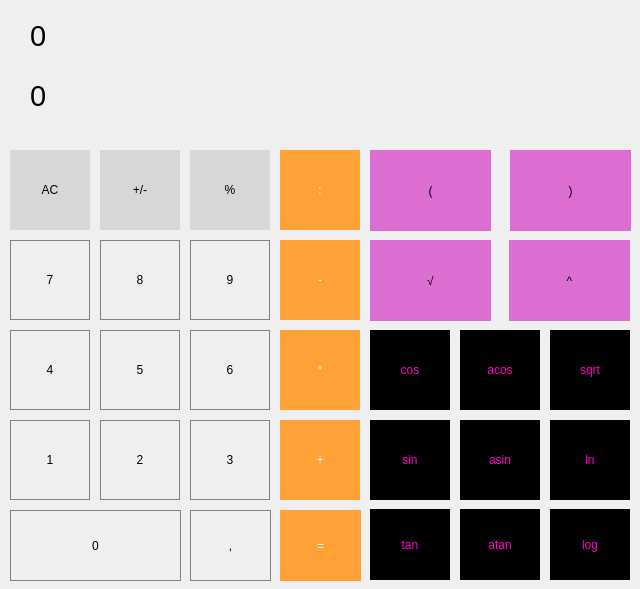
<?xml version="1.0" encoding="UTF-8"?>
<ui version="4.0">
 <class>MainWindow</class>
 <widget class="QMainWindow" name="MainWindow">
  <property name="geometry">
   <rect>
    <x>0</x>
    <y>0</y>
    <width>640</width>
    <height>589</height>
   </rect>
  </property>
  <property name="windowTitle">
   <string>MainWindow</string>
  </property>
  <widget class="QWidget" name="centralwidget">
   <widget class="QLabel" name="label">
    <property name="geometry">
     <rect>
      <x>30</x>
      <y>10</y>
      <width>551</width>
      <height>51</height>
     </rect>
    </property>
    <property name="font">
     <font>
      <pointsize>22</pointsize>
     </font>
    </property>
    <property name="text">
     <string>0</string>
    </property>
   </widget>
   <widget class="QPushButton" name="pushButton_7">
    <property name="geometry">
     <rect>
      <x>10</x>
      <y>240</y>
      <width>80</width>
      <height>80</height>
     </rect>
    </property>
    <property name="styleSheet">
     <string notr="true">QPushButton {
	font: 20pt &quot;.AppleSystemUIFont&quot;;
	border: 0.5px solid grey;
}
QPushButton:pressed {
	background-color: rgb(242, 82, 208);
}</string>
    </property>
    <property name="text">
     <string>7</string>
    </property>
   </widget>
   <widget class="QPushButton" name="pushButton_8">
    <property name="geometry">
     <rect>
      <x>100</x>
      <y>240</y>
      <width>80</width>
      <height>80</height>
     </rect>
    </property>
    <property name="styleSheet">
     <string notr="true">QPushButton {
	font: 20pt &quot;.AppleSystemUIFont&quot;;
	border: 0.5px solid grey;
}
QPushButton:pressed {
	background-color: rgb(242, 82, 208);
}</string>
    </property>
    <property name="text">
     <string>8</string>
    </property>
   </widget>
   <widget class="QPushButton" name="pushButton_9">
    <property name="enabled">
     <bool>true</bool>
    </property>
    <property name="geometry">
     <rect>
      <x>190</x>
      <y>240</y>
      <width>80</width>
      <height>80</height>
     </rect>
    </property>
    <property name="styleSheet">
     <string notr="true">QPushButton {
	font: 20pt &quot;.AppleSystemUIFont&quot;;
	border: 0.5px solid grey;
}
QPushButton:pressed {
	background-color: rgb(242, 82, 208);
}</string>
    </property>
    <property name="text">
     <string>9</string>
    </property>
   </widget>
   <widget class="QPushButton" name="pushButton_sub">
    <property name="geometry">
     <rect>
      <x>280</x>
      <y>240</y>
      <width>80</width>
      <height>80</height>
     </rect>
    </property>
    <property name="styleSheet">
     <string notr="true">QPushButton {
	background-color: rgb(255, 161, 54);
	border: 0.1px solid grey;
color: white;
	font: 18pt &quot;.AppleSystemUIFont&quot;;
}</string>
    </property>
    <property name="text">
     <string>-</string>
    </property>
   </widget>
   <widget class="QPushButton" name="pushButton_6">
    <property name="geometry">
     <rect>
      <x>190</x>
      <y>330</y>
      <width>80</width>
      <height>80</height>
     </rect>
    </property>
    <property name="styleSheet">
     <string notr="true">QPushButton {
	font: 20pt &quot;.AppleSystemUIFont&quot;;
	border: 0.5px solid grey;
}
QPushButton:pressed {
	background-color: rgb(242, 82, 208);
}</string>
    </property>
    <property name="text">
     <string>6</string>
    </property>
   </widget>
   <widget class="QPushButton" name="pushButton_5">
    <property name="geometry">
     <rect>
      <x>100</x>
      <y>330</y>
      <width>80</width>
      <height>80</height>
     </rect>
    </property>
    <property name="styleSheet">
     <string notr="true">QPushButton {
	font: 20pt &quot;.AppleSystemUIFont&quot;;
	border: 0.5px solid grey;
}
QPushButton:pressed {
	background-color: rgb(242, 82, 208);
}</string>
    </property>
    <property name="text">
     <string>5</string>
    </property>
   </widget>
   <widget class="QPushButton" name="pushButton_4">
    <property name="geometry">
     <rect>
      <x>10</x>
      <y>330</y>
      <width>80</width>
      <height>80</height>
     </rect>
    </property>
    <property name="styleSheet">
     <string notr="true">QPushButton {
	font: 20pt &quot;.AppleSystemUIFont&quot;;
	border: 0.5px solid grey;
}
QPushButton:pressed {
	background-color: rgb(242, 82, 208);
}</string>
    </property>
    <property name="text">
     <string>4</string>
    </property>
   </widget>
   <widget class="QPushButton" name="pushButton_mul">
    <property name="geometry">
     <rect>
      <x>280</x>
      <y>330</y>
      <width>80</width>
      <height>80</height>
     </rect>
    </property>
    <property name="styleSheet">
     <string notr="true">QPushButton {
	background-color: rgb(255, 161, 54);
	border: 0.1px solid grey;
color: white;
	font: 18pt &quot;.AppleSystemUIFont&quot;;
}</string>
    </property>
    <property name="text">
     <string>*</string>
    </property>
   </widget>
   <widget class="QPushButton" name="pushButton_3">
    <property name="geometry">
     <rect>
      <x>190</x>
      <y>420</y>
      <width>80</width>
      <height>80</height>
     </rect>
    </property>
    <property name="styleSheet">
     <string notr="true">QPushButton {
	font: 20pt &quot;.AppleSystemUIFont&quot;;
	border: 0.5px solid grey;
}
QPushButton:pressed {
	background-color: rgb(242, 82, 208);
}</string>
    </property>
    <property name="text">
     <string>3</string>
    </property>
   </widget>
   <widget class="QPushButton" name="pushButton_2">
    <property name="geometry">
     <rect>
      <x>100</x>
      <y>420</y>
      <width>80</width>
      <height>80</height>
     </rect>
    </property>
    <property name="styleSheet">
     <string notr="true">QPushButton {
	font: 20pt &quot;.AppleSystemUIFont&quot;;
	border: 0.5px solid grey;
}
QPushButton:pressed {
	background-color: rgb(242, 82, 208);
}</string>
    </property>
    <property name="text">
     <string>2</string>
    </property>
   </widget>
   <widget class="QPushButton" name="pushButton_1">
    <property name="geometry">
     <rect>
      <x>10</x>
      <y>420</y>
      <width>80</width>
      <height>80</height>
     </rect>
    </property>
    <property name="styleSheet">
     <string notr="true">QPushButton {
	font: 20pt &quot;.AppleSystemUIFont&quot;;
	border: 0.5px solid grey;
}
QPushButton:pressed {
	background-color: rgb(242, 82, 208);
}</string>
    </property>
    <property name="text">
     <string>1</string>
    </property>
   </widget>
   <widget class="QPushButton" name="pushButton_sum">
    <property name="geometry">
     <rect>
      <x>280</x>
      <y>420</y>
      <width>80</width>
      <height>80</height>
     </rect>
    </property>
    <property name="styleSheet">
     <string notr="true">QPushButton {
	background-color: rgb(255, 161, 54);
	border: 0.1px solid grey;
color: white;
	font: 18pt &quot;.AppleSystemUIFont&quot;;
}</string>
    </property>
    <property name="text">
     <string>+</string>
    </property>
   </widget>
   <widget class="QPushButton" name="pushButton_dot">
    <property name="geometry">
     <rect>
      <x>190</x>
      <y>510</y>
      <width>81</width>
      <height>71</height>
     </rect>
    </property>
    <property name="styleSheet">
     <string notr="true">QPushButton {
	font: 20pt &quot;.AppleSystemUIFont&quot;;
	border: 0.5px solid grey;
}
QPushButton:pressed {
	background-color: qlineargradient(x1:0, y1:0, y2:1, 
								stop:0 #dadbde, stop:1 #f6f7fa);
}</string>
    </property>
    <property name="text">
     <string>,</string>
    </property>
   </widget>
   <widget class="QPushButton" name="pushButton_0">
    <property name="geometry">
     <rect>
      <x>10</x>
      <y>510</y>
      <width>171</width>
      <height>71</height>
     </rect>
    </property>
    <property name="styleSheet">
     <string notr="true">QPushButton {
	font: 20pt &quot;.AppleSystemUIFont&quot;;
	border: 0.5px solid grey;
}
QPushButton:pressed {
	background-color: qlineargradient(x1:0, y1:0, y2:1, 
								stop:0 #dadbde, stop:1 #f6f7fa);
}</string>
    </property>
    <property name="text">
     <string>0</string>
    </property>
   </widget>
   <widget class="QPushButton" name="pushButton_result">
    <property name="geometry">
     <rect>
      <x>280</x>
      <y>510</y>
      <width>81</width>
      <height>71</height>
     </rect>
    </property>
    <property name="styleSheet">
     <string notr="true">QPushButton {
	background-color: rgb(255, 161, 54);
	border: 0.1px solid grey;
color: white;
	font: 18pt &quot;.AppleSystemUIFont&quot;;
}</string>
    </property>
    <property name="text">
     <string>=</string>
    </property>
   </widget>
   <widget class="QPushButton" name="pushButton_percent">
    <property name="geometry">
     <rect>
      <x>190</x>
      <y>150</y>
      <width>80</width>
      <height>80</height>
     </rect>
    </property>
    <property name="styleSheet">
     <string notr="true">QPushButton {
	font: 18pt &quot;.AppleSystemUIFont&quot;;
	background-color: rgb(215, 215, 215);
border: 0.1px solid grey;
}</string>
    </property>
    <property name="text">
     <string>%</string>
    </property>
   </widget>
   <widget class="QPushButton" name="pushButton_plus_minus">
    <property name="geometry">
     <rect>
      <x>100</x>
      <y>150</y>
      <width>80</width>
      <height>80</height>
     </rect>
    </property>
    <property name="styleSheet">
     <string notr="true">QPushButton {
	font: 18pt &quot;.AppleSystemUIFont&quot;;
	background-color: rgb(215, 215, 215);
border: 0.1px solid grey;
}</string>
    </property>
    <property name="text">
     <string>+/-</string>
    </property>
   </widget>
   <widget class="QPushButton" name="pushButton_clear">
    <property name="geometry">
     <rect>
      <x>10</x>
      <y>150</y>
      <width>80</width>
      <height>80</height>
     </rect>
    </property>
    <property name="styleSheet">
     <string notr="true">QPushButton {
	font: 700 13pt &quot;Helvetica&quot;;
	font: 22pt &quot;.AppleSystemUIFont&quot;;
	background-color: rgb(215, 215, 215);
border: 0.1px solid grey;
}</string>
    </property>
    <property name="text">
     <string>AC</string>
    </property>
   </widget>
   <widget class="QPushButton" name="pushButton_div">
    <property name="geometry">
     <rect>
      <x>280</x>
      <y>150</y>
      <width>80</width>
      <height>80</height>
     </rect>
    </property>
    <property name="styleSheet">
     <string notr="true">QPushButton {
	background-color: rgb(255, 161, 54);
	border: 0.1px solid grey;
color: white;
	font: 18pt &quot;.AppleSystemUIFont&quot;;
}</string>
    </property>
    <property name="text">
     <string>:</string>
    </property>
   </widget>
   <widget class="QPushButton" name="pushButton_mod">
    <property name="geometry">
     <rect>
      <x>370</x>
      <y>240</y>
      <width>121</width>
      <height>81</height>
     </rect>
    </property>
    <property name="styleSheet">
     <string notr="true">font: 18pt &quot;.AppleSystemUIFont&quot;;	
	background-color: rgb(219, 110, 208);
	border: 0.1px solid grey;</string>
    </property>
    <property name="text">
     <string>√</string>
    </property>
   </widget>
   <widget class="QPushButton" name="pushButton_cos">
    <property name="geometry">
     <rect>
      <x>370</x>
      <y>330</y>
      <width>80</width>
      <height>80</height>
     </rect>
    </property>
    <property name="styleSheet">
     <string notr="true">font: 18pt &quot;.AppleSystemUIFont&quot;;	
	background-color: black;
color: rgb(255, 0, 200);
	border: 0.1px solid grey;</string>
    </property>
    <property name="text">
     <string>cos</string>
    </property>
   </widget>
   <widget class="QPushButton" name="pushButton_sin">
    <property name="geometry">
     <rect>
      <x>370</x>
      <y>420</y>
      <width>80</width>
      <height>80</height>
     </rect>
    </property>
    <property name="styleSheet">
     <string notr="true">font: 18pt &quot;.AppleSystemUIFont&quot;;	
	background-color: black;
color: rgb(255, 0, 200);
	border: 0.1px solid grey;</string>
    </property>
    <property name="text">
     <string>sin</string>
    </property>
   </widget>
   <widget class="QPushButton" name="pushButton_tan">
    <property name="geometry">
     <rect>
      <x>370</x>
      <y>509</y>
      <width>80</width>
      <height>71</height>
     </rect>
    </property>
    <property name="styleSheet">
     <string notr="true">font: 18pt &quot;.AppleSystemUIFont&quot;;	
	background-color: black;
color: rgb(255, 0, 200);
	border: 0.1px solid grey;</string>
    </property>
    <property name="text">
     <string>tan</string>
    </property>
   </widget>
   <widget class="QPushButton" name="pushButton_atan">
    <property name="geometry">
     <rect>
      <x>460</x>
      <y>509</y>
      <width>80</width>
      <height>71</height>
     </rect>
    </property>
    <property name="styleSheet">
     <string notr="true">font: 18pt &quot;.AppleSystemUIFont&quot;;	
	background-color: black;
color: rgb(255, 0, 200);
	border: 0.1px solid grey;</string>
    </property>
    <property name="text">
     <string>atan</string>
    </property>
   </widget>
   <widget class="QPushButton" name="pushButton_asin">
    <property name="geometry">
     <rect>
      <x>460</x>
      <y>420</y>
      <width>80</width>
      <height>80</height>
     </rect>
    </property>
    <property name="styleSheet">
     <string notr="true">font: 18pt &quot;.AppleSystemUIFont&quot;;	
	background-color: black;
color: rgb(255, 0, 200);
	border: 0.1px solid grey;</string>
    </property>
    <property name="text">
     <string>asin</string>
    </property>
   </widget>
   <widget class="QPushButton" name="pushButton_acos">
    <property name="geometry">
     <rect>
      <x>460</x>
      <y>330</y>
      <width>80</width>
      <height>80</height>
     </rect>
    </property>
    <property name="styleSheet">
     <string notr="true">font: 18pt &quot;.AppleSystemUIFont&quot;;	
	background-color: black;
color: rgb(255, 0, 200);
	border: 0.1px solid grey;</string>
    </property>
    <property name="text">
     <string>acos</string>
    </property>
   </widget>
   <widget class="QPushButton" name="pushButton_ln">
    <property name="geometry">
     <rect>
      <x>550</x>
      <y>420</y>
      <width>80</width>
      <height>80</height>
     </rect>
    </property>
    <property name="styleSheet">
     <string notr="true">font: 18pt &quot;.AppleSystemUIFont&quot;;	
	background-color: black;
color: rgb(255, 0, 200);
	border: 0.1px solid grey;</string>
    </property>
    <property name="text">
     <string>ln</string>
    </property>
   </widget>
   <widget class="QPushButton" name="pushButton_sqrt">
    <property name="geometry">
     <rect>
      <x>550</x>
      <y>330</y>
      <width>80</width>
      <height>80</height>
     </rect>
    </property>
    <property name="styleSheet">
     <string notr="true">font: 18pt &quot;.AppleSystemUIFont&quot;;	
	background-color: black;
color: rgb(255, 0, 200);
	border: 0.1px solid grey;</string>
    </property>
    <property name="text">
     <string>sqrt</string>
    </property>
   </widget>
   <widget class="QPushButton" name="pushButton_log">
    <property name="geometry">
     <rect>
      <x>550</x>
      <y>509</y>
      <width>80</width>
      <height>71</height>
     </rect>
    </property>
    <property name="styleSheet">
     <string notr="true">font: 18pt &quot;.AppleSystemUIFont&quot;;	
	background-color: black;
color: rgb(255, 0, 200);
	border: 0.1px solid grey;</string>
    </property>
    <property name="text">
     <string>log</string>
    </property>
   </widget>
   <widget class="QPushButton" name="pushButton_closed_brace">
    <property name="geometry">
     <rect>
      <x>510</x>
      <y>150</y>
      <width>121</width>
      <height>81</height>
     </rect>
    </property>
    <property name="styleSheet">
     <string notr="true">font: 18pt &quot;.AppleSystemUIFont&quot;;	
	background-color: rgb(219, 110, 208);
	border: 0.1px solid grey;</string>
    </property>
    <property name="text">
     <string>)</string>
    </property>
   </widget>
   <widget class="QPushButton" name="pushButton_opened_brace">
    <property name="geometry">
     <rect>
      <x>370</x>
      <y>150</y>
      <width>121</width>
      <height>81</height>
     </rect>
    </property>
    <property name="styleSheet">
     <string notr="true">font: 18pt &quot;.AppleSystemUIFont&quot;;	
	background-color: rgb(219, 110, 208);
	border: 0.1px solid grey;</string>
    </property>
    <property name="text">
     <string>(</string>
    </property>
   </widget>
   <widget class="QPushButton" name="pushButton_scale">
    <property name="geometry">
     <rect>
      <x>509</x>
      <y>240</y>
      <width>121</width>
      <height>81</height>
     </rect>
    </property>
    <property name="styleSheet">
     <string notr="true">font: 18pt &quot;.AppleSystemUIFont&quot;;	
	background-color: rgb(219, 110, 208);
	border: 0.1px solid grey;</string>
    </property>
    <property name="text">
     <string>^</string>
    </property>
   </widget>
   <widget class="QLabel" name="label_2">
    <property name="geometry">
     <rect>
      <x>30</x>
      <y>70</y>
      <width>541</width>
      <height>51</height>
     </rect>
    </property>
    <property name="font">
     <font>
      <pointsize>22</pointsize>
     </font>
    </property>
    <property name="text">
     <string>0</string>
    </property>
   </widget>
  </widget>
 </widget>
 <resources/>
 <connections/>
</ui>
